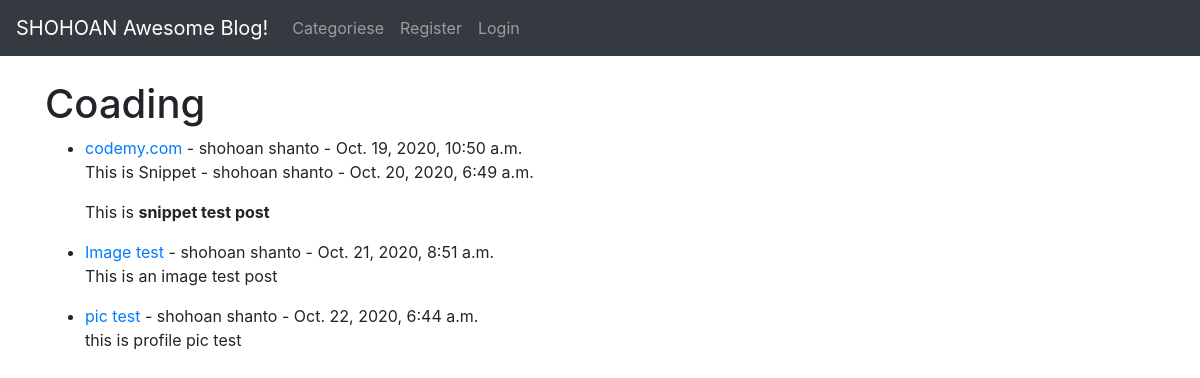
The app's page /category/coading/ with its own data.
### blogapp/models.py (models this page shows, shortened)
class Post(models.Model):
    title = models.CharField(max_length=255)
    header_image = models.ImageField(null=True,blank=True, upload_to="images/")
    title_tag = models.CharField(max_length=255)
    author = models.ForeignKey(User, on_delete=models.CASCADE)
    body = RichTextField(blank=True, null=True)
    post_date = models.DateTimeField(default= timezone.now)
    category = models.CharField(max_length=255,default='coding')
    snippet = models.CharField(max_length=255)
    likes = models.ManyToManyField(User,related_name='blog_post')

### blogapp/views.py (the view)
# urls.py: path('category/<str:cats>/', CategoryView,name='category'),
def CategoryView(request, cats):
    category_posts = Post.objects.filter(category=cats.replace('-', ' '))
    return render(request, 'categories.html',
                  {'cats': cats.title().replace('-', ' '), 'category_posts': category_posts})

### blogapp/templates/categories.html (shortened to what this page needs)
<!DOCTYPE html>
{% extends 'base.html' %}
{% block content %}
{% if category_posts  %}
    <h1>{{ cats }}</h1>
    <ul>
    {% for post in category_posts %}
        <li><a href="{% url 'article-detail' post.pk %}">{{ post.title }}</a>
        - {{ post.author.first_name }}
         {{ post.author.last_name }} -
        {{ post.post_date }}
             <br/>
        {{ post.body | slice:":50"| safe}}</li>
    {% endfor %}
    </ul>
{% else %}
    <h2>Sorry This Page does not exit..</h2>
{% endif %}
{% endblock %}

### records on screen
Post: title "codemy.com", author.first_name "shohoan", author.last_name "shanto", post_date "Oct. 19, 2020, 10:50 a.m."
Post: title "This is Snippet", author.first_name "shohoan", author.last_name "shanto", post_date "Oct. 20, 2020, 6:49 a.m.", body "This is snippet test post"
Post: title "Image test", author.first_name "shohoan", author.last_name "shanto", post_date "Oct. 21, 2020, 8:51 a.m.", body "This is an image test post"
Post: title "pic test", author.first_name "shohoan", author.last_name "shanto", post_date "Oct. 22, 2020, 6:44 a.m.", body "this is profile pic test"

### other values on screen
{{ cats }} "Coading"
